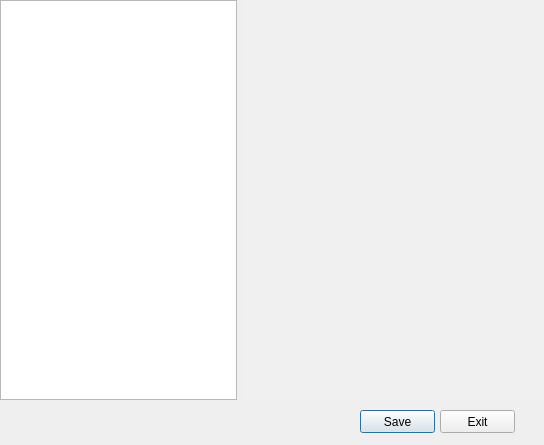
<?xml version="1.0" encoding="UTF-8"?>
<ui version="4.0">
 <class>DlgSet</class>
 <widget class="QDialog" name="DlgSet">
  <property name="geometry">
   <rect>
    <x>0</x>
    <y>0</y>
    <width>544</width>
    <height>445</height>
   </rect>
  </property>
  <property name="windowTitle">
   <string>参数设置</string>
  </property>
  <widget class="QPushButton" name="butSave">
   <property name="geometry">
    <rect>
     <x>360</x>
     <y>410</y>
     <width>75</width>
     <height>23</height>
    </rect>
   </property>
   <property name="text">
    <string>Save</string>
   </property>
  </widget>
  <widget class="QPushButton" name="butExit">
   <property name="geometry">
    <rect>
     <x>440</x>
     <y>410</y>
     <width>75</width>
     <height>23</height>
    </rect>
   </property>
   <property name="text">
    <string>Exit</string>
   </property>
  </widget>
  <widget class="QWidget" name="">
   <layout class="QHBoxLayout" name="horizontalLayout" stretch="3,7">
    <item>
     <widget class="QListWidget" name="listWidget"/>
    </item>
    <item>
     <widget class="QMdiArea" name="mdiArea">
      <property name="autoFillBackground">
       <bool>false</bool>
      </property>
      <property name="background">
       <brush brushstyle="SolidPattern">
        <color alpha="255">
         <red>240</red>
         <green>240</green>
         <blue>240</blue>
        </color>
       </brush>
      </property>
     </widget>
    </item>
   </layout>
  </widget>
 </widget>
 <resources/>
 <connections/>
</ui>
